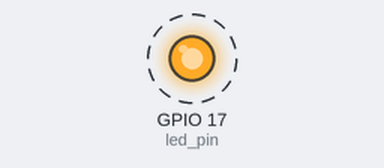
A program run on a simulated Raspberry Pi (BCM pin numbers). Parts: output pins drawn as LEDs (lit = HIGH). Dashed ring = blinking. At 10.0 s the program stops and its outputs stay as they are.

Above: at 0.5 s.
Timing chart, 0 to 4.6 s (numbered marks = the images above):
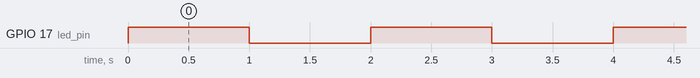

Measured:
- by itself, GPIO 17 (led_pin): alternates HIGH for 1.0 s and LOW for 1.0 s, 10 changes in all, then stays LOW

The program:

1._Blink_LED.py
```python
import RPi.GPIO as GPIO
from time import sleep

GPIO.setmode(GPIO.BCM)
led_pin = 17
GPIO.setup(led_pin, GPIO.OUT)

for i in range(5):
    GPIO.output(led_pin, True)
    sleep(1)
    GPIO.output(led_pin, False)
    sleep(1)

GPIO.cleanup()
```
